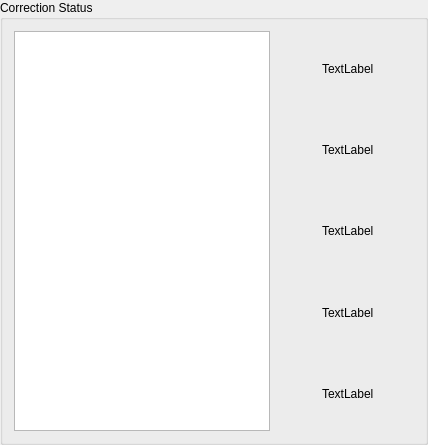
    <widget class="QGroupBox" name="groupBox_3">
     <property name="title">
      <string>Correction Status</string>
     </property>
     <layout class="QGridLayout" name="gridLayout_4">
      <item row="3" column="5">
       <spacer name="horizontalSpacer_8">
        <property name="orientation">
         <enum>Qt::Horizontal</enum>
        </property>
        <property name="sizeType">
         <enum>QSizePolicy::Maximum</enum>
        </property>
        <property name="sizeHint" stdset="0">
         <size>
          <width>40</width>
          <height>20</height>
         </size>
        </property>
       </spacer>
      </item>
      <item row="2" column="4">
       <widget class="QLabel" name="label_status1">
        <property name="text">
         <string>TextLabel</string>
        </property>
       </widget>
      </item>
      <item row="1" column="4">
       <widget class="QLabel" name="label_status0">
        <property name="text">
         <string>TextLabel</string>
        </property>
       </widget>
      </item>
      <item row="3" column="4">
       <widget class="QLabel" name="label_status2">
        <property name="text">
         <string>TextLabel</string>
        </property>
       </widget>
      </item>
      <item row="3" column="2">
       <spacer name="horizontalSpacer_7">
        <property name="orientation">
         <enum>Qt::Horizontal</enum>
        </property>
        <property name="sizeType">
         <enum>QSizePolicy::Maximum</enum>
        </property>
        <property name="sizeHint" stdset="0">
         <size>
          <width>40</width>
          <height>20</height>
         </size>
        </property>
       </spacer>
      </item>
      <item row="1" column="1" rowspan="5">
       <widget class="PyDMLogLabel" name="PyDMLogLabel">
        <property name="sizePolicy">
         <sizepolicy hsizetype="Expanding" vsizetype="Expanding">
          <horstretch>0</horstretch>
          <verstretch>0</verstretch>
         </sizepolicy>
        </property>
        <property name="minimumSize">
         <size>
          <width>0</width>
          <height>400</height>
         </size>
        </property>
        <property name="toolTip">
         <string/>
        </property>
        <property name="whatsThis">
         <string/>
        </property>
        <property name="channel" stdset="0">
         <string>ca://${PREFIX}SI-Glob:AP-TuneCorr:Log-Mon</string>
        </property>
        <property name="dateTimeFmt" stdset="0">
         <string>%Y/%m/%d-%H:%M:%S</string>
        </property>
       </widget>
      </item>
      <item row="4" column="4">
       <widget class="QLabel" name="label_status3">
        <property name="text">
         <string>TextLabel</string>
        </property>
       </widget>
      </item>
      <item row="5" column="4">
       <widget class="QLabel" name="label_status4">
        <property name="text">
         <string>TextLabel</string>
        </property>
       </widget>
      </item>
      <item row="1" column="3">
       <widget class="SiriusLedAlert" name="SiriusLedAlert">
        <property name="toolTip">
         <string/>
        </property>
        <property name="whatsThis">
         <string>PyDMLed specialization to represent 2 states in red/light green.</string>
        </property>
        <property name="channel" stdset="0">
         <string>ca://${PREFIX}SI-Glob:AP-TuneCorr:Status-Mon</string>
        </property>
        <property name="pvbit" stdset="0">
         <number>0</number>
        </property>
       </widget>
      </item>
      <item row="2" column="3">
       <widget class="SiriusLedAlert" name="SiriusLedAlert_2">
        <property name="toolTip">
         <string/>
        </property>
        <property name="whatsThis">
         <string>PyDMLed specialization to represent 2 states in red/light green.</string>
        </property>
        <property name="channel" stdset="0">
         <string>ca://${PREFIX}SI-Glob:AP-TuneCorr:Status-Mon</string>
        </property>
        <property name="pvbit" stdset="0">
         <number>1</number>
        </property>
       </widget>
      </item>
      <item row="3" column="3">
       <widget class="SiriusLedAlert" name="SiriusLedAlert_3">
        <property name="toolTip">
         <string/>
        </property>
        <property name="whatsThis">
         <string>PyDMLed specialization to represent 2 states in red/light green.</string>
        </property>
        <property name="channel" stdset="0">
         <string>ca://${PREFIX}SI-Glob:AP-TuneCorr:Status-Mon</string>
        </property>
        <property name="pvbit" stdset="0">
         <number>2</number>
        </property>
       </widget>
      </item>
      <item row="4" column="3">
       <widget class="SiriusLedAlert" name="SiriusLedAlert_4">
        <property name="toolTip">
         <string/>
        </property>
        <property name="whatsThis">
         <string>PyDMLed specialization to represent 2 states in red/light green.</string>
        </property>
        <property name="channel" stdset="0">
         <string>ca://${PREFIX}SI-Glob:AP-TuneCorr:Status-Mon</string>
        </property>
        <property name="pvbit" stdset="0">
         <number>3</number>
        </property>
       </widget>
      </item>
      <item row="5" column="3">
       <widget class="SiriusLedAlert" name="SiriusLedAlert_5">
        <property name="toolTip">
         <string/>
        </property>
        <property name="whatsThis">
         <string>PyDMLed specialization to represent 2 states in red/light green.</string>
        </property>
        <property name="channel" stdset="0">
         <string>ca://${PREFIX}SI-Glob:AP-TuneCorr:Status-Mon</string>
        </property>
        <property name="pvbit" stdset="0">
         <number>4</number>
        </property>
       </widget>
      </item>
     </layout>
    </widget>
